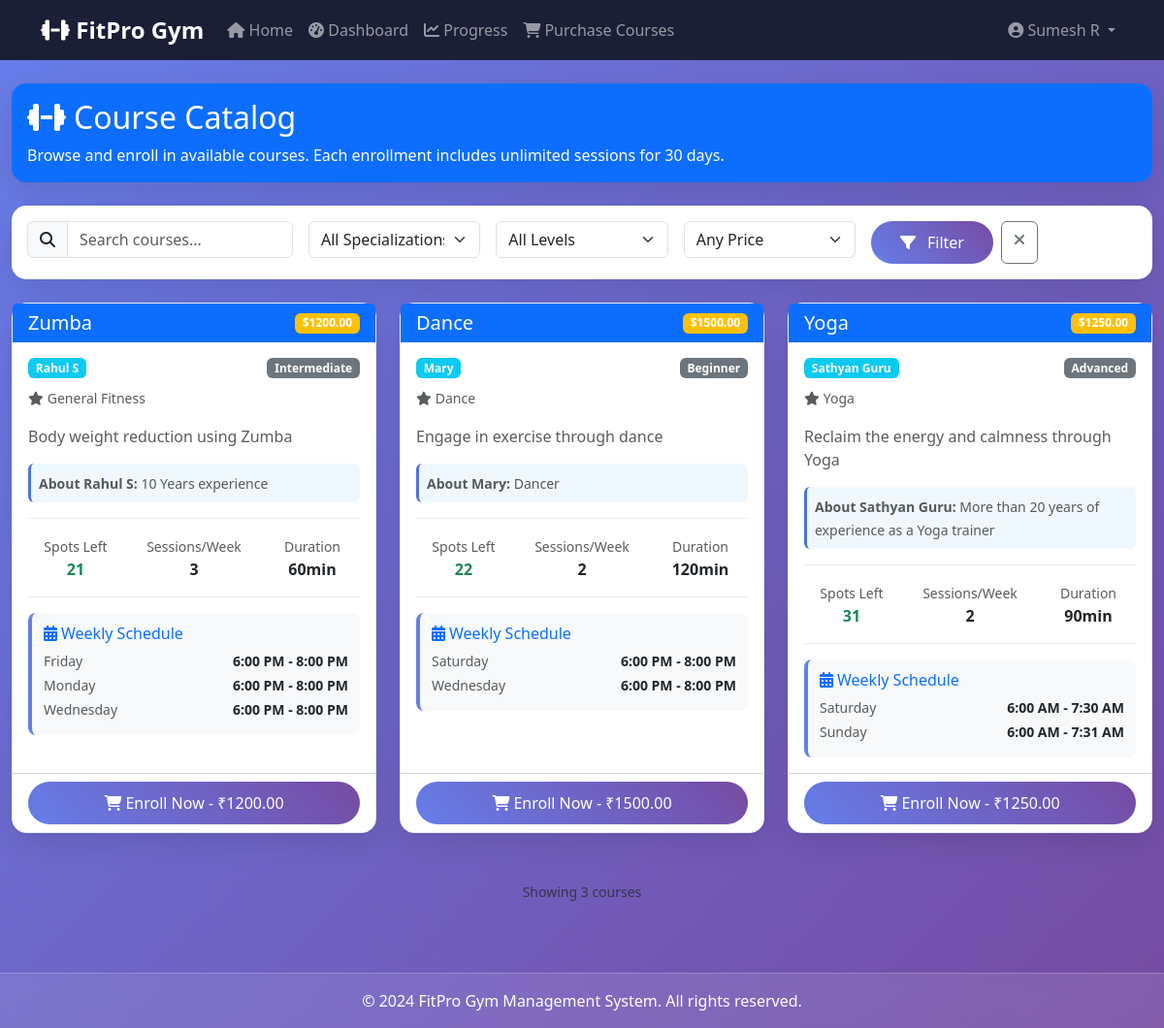
The page /courses/ (signed in) on the database its author committed.
### gym_app/models.py (models this page shows, shortened)
class Course(models.Model):
    DIFFICULTY_CHOICES = [
        ('Beginner', 'Beginner'),
        ('Intermediate', 'Intermediate'),
        ('Advanced', 'Advanced'),
        ('All Levels', 'All Levels'),
    ]
    name = models.CharField(max_length=100)
    description = models.TextField()
    price = models.DecimalField(max_digits=8, decimal_places=2)
    capacity = models.IntegerField(default=20)
    current_enrollment = models.IntegerField(default=0)
    duration_minutes = models.IntegerField(default=60)
    trainer = models.ForeignKey(Trainer, on_delete=models.CASCADE, related_name='courses')
    difficulty_level = models.CharField(max_length=20, choices=DIFFICULTY_CHOICES, default='All Levels')
    is_active = models.BooleanField(default=True)
    created_date = models.DateTimeField(auto_now_add=True)
    def is_available(self):
        return self.current_enrollment < self.capacity and self.is_active

class Trainer(models.Model):
    SPECIALIZATION_CHOICES = [
        ('Yoga', 'Yoga'),
        ('Strength Training', 'Strength Training'),
        ('Cardio', 'Cardio'),
        ('Pilates', 'Pilates'),
        ('CrossFit', 'CrossFit'),
        ('Martial Arts', 'Martial Arts'),
        ('Dance', 'Dance'),
        ('General Fitness', 'General Fitness'),
    ]
    name = models.CharField(max_length=100)
    description = models.TextField(blank=True, null=True)
    specialization = models.CharField(max_length=50, choices=SPECIALIZATION_CHOICES)
    is_active = models.BooleanField(default=True)

class CourseSession(models.Model):
    DAY_CHOICES = [
        ('Monday', 'Monday'),
        ('Tuesday', 'Tuesday'),
        ('Wednesday', 'Wednesday'),
        ('Thursday', 'Thursday'),
        ('Friday', 'Friday'),
        ('Saturday', 'Saturday'),
        ('Sunday', 'Sunday'),
    ]
    course = models.ForeignKey(Course, on_delete=models.CASCADE, related_name='sessions')
    day_of_week = models.CharField(max_length=10, choices=DAY_CHOICES)
    start_time = models.TimeField()
    end_time = models.TimeField()
    is_active = models.BooleanField(default=True)
    class Meta:
        ordering = ['day_of_week', 'start_time']

### gym_app/views.py (the view, shortened to what this page needs)
# urls.py: path('courses/', views.course_catalog, name='course_catalog'),
@login_required
def course_catalog(request):
    courses = Course.objects.filter(is_active=True)
    search_query = request.GET.get('search', '')
    level_filter = request.GET.get('level', '')
    price_filter = request.GET.get('price', '')
    trainer_filter = request.GET.get('trainer', '')
    specialization_filter = request.GET.get('specialization', '')
    if search_query:
        courses = courses.filter(
            Q(name__icontains=search_query) |
            Q(description__icontains=search_query) |
            Q(trainer__name__icontains=search_query)
        )
    if level_filter:
        courses = courses.filter(difficulty_level=level_filter)
    if trainer_filter:
        courses = courses.filter(trainer_id=trainer_filter)
    if specialization_filter:
        courses = courses.filter(trainer__specialization=specialization_filter)
    trainers = Trainer.objects.filter(is_active=True)
    specializations = Trainer.SPECIALIZATION_CHOICES
    try:
        member = Member.objects.get(user=request.user)
        has_active_membership = member.has_active_membership()
    except Member.DoesNotExist:
        has_active_membership = False
        member = None
    enrolled_course_ids = []
    if member:
        enrolled_course_ids = CourseEnrollment.objects.filter(
            member=member,
            is_active=True,
            end_date__gte=timezone.now().date()
        ).values_list('course_id', flat=True)
    context = {
        'courses': courses,
        'trainers': trainers,
        'specializations': specializations,
        'has_active_membership': has_active_membership,
        'enrolled_course_ids': list(enrolled_course_ids),
        'search_query': search_query,
        'selected_level': level_filter,
        'selected_price': price_filter,
        'selected_trainer': trainer_filter,
        'selected_specialization': specialization_filter,
    }
    return render(request, 'course_catalog.html', context)

### gym_app/templates/course_catalog.html (shortened to what this page needs)
{% extends 'base.html' %}
{% block content %}
<div class="container-fluid py-4">
    <div class="row mb-4">
        <div class="col-12">
            <div class="card bg-primary text-white">
                <div class="card-body">
                    <div class="row align-items-center">
                        <div class="col-md-8">
                            <h1 class="h2 mb-2">
                                <i class="fas fa-dumbbell me-2"></i>Course Catalog
                            </h1>
                            <p class="mb-0">Browse and enroll in available courses. Each enrollment includes unlimited sessions for 30 days.</p>
                        </div>
                    </div>
                </div>
            </div>
        </div>
    </div>
    <div class="row mb-4">
        <div class="col-12">
            <div class="card">
                <div class="card-body">
                    <form method="GET" action="{% url 'course_catalog' %}">
                        <div class="row g-3">
                            <div class="col-md-3">
                                <div class="input-group">
                                    <span class="input-group-text">
                                        <i class="fas fa-search"></i>
                                    </span>
                                    <input type="text"
                                           class="form-control"
                                           name="search"
                                           placeholder="Search courses..."
                                           value="{{ search_query }}">
                                </div>
                            </div>
                            <div class="col-md-2">
                                <select class="form-select" name="specialization">
                                    <option value="">All Specializations</option>
                                </select>
                            </div>
                            <div class="col-md-2">
                                <select class="form-select" name="level">
                                    <option value="">All Levels</option>
                                </select>
                            </div>
                            <div class="col-md-2">
                                <select class="form-select" name="price">
                                    <option value="">Any Price</option>
                                </select>
                            </div>
                            <div class="col-md-1">
                                <div class="d-flex gap-2">
                                    <button type="submit" class="btn btn-primary d-flex gap-2 align-items-center">
                                        <i class="fas fa-filter me-1"></i>Filter
                                    </button>
                                    <a href="{% url 'course_catalog' %}" class="btn btn-outline-secondary">
                                        <i class="fas fa-times"></i>
                                    </a>
                                </div>
                            </div>
                        </div>
                    </form>
                </div>
            </div>
        </div>
    </div>
    <div class="row">
        {% if courses %}
            {% for course in courses %}
            <div class="col-xl-4 col-lg-6 mb-4">
                <div class="card h-100 course-card">
                    <div class="card-header bg-{% if course.id in enrolled_course_ids %}success{% else %}primary{% endif %} text-white">
                        <div class="d-flex justify-content-between align-items-center">
                            <h5 class="mb-0">{{ course.name }}</h5>
                            <span class="badge bg-{% if course.id in enrolled_course_ids %}light text-dark{% else %}warning{% endif %}">
                                {% if course.id in enrolled_course_ids %}
                                    <i class="fas fa-check me-1"></i>Enrolled
                                {% else %}
                                    ${{ course.price }}
                                {% endif %}
                            </span>
                        </div>
                    </div>
                    <div class="card-body">
                        <div class="mb-3">
                            <div class="d-flex justify-content-between align-items-center mb-2">
                                <span class="badge bg-info">{{ course.trainer.name }}</span>
                                <span class="badge bg-secondary">{{ course.difficulty_level }}</span>
                            </div>
                            <small class="text-muted">
                                <i class="fas fa-star me-1"></i>{{ course.trainer.specialization }}
                            </small>
                        </div>
                        <p class="card-text text-muted mb-3">{{ course.description|truncatewords:30 }}</p>
                        {% if course.trainer.description %}
                        <div class="trainer-info mb-3">
                            <small class="text-muted">
                                <strong>About {{ course.trainer.name }}:</strong>
                                {{ course.trainer.description|truncatewords:20 }}
                            </small>
                        </div>
                        {% endif %}
                        <div class="course-details mb-3">
                            <div class="row text-center">
                                <div class="col-4">
                                    <small class="text-muted">Spots Left</small>
                                    <div class="fw-bold {% if course.capacity|add:"0" == course.current_enrollment|add:"0" %}text-danger{% elif course.capacity|add:"-5" <= course.current_enrollment|add:"0" %}text-warning{% else %}text-success{% endif %}">
                                        {{ course.capacity|add:"0"|add:course.current_enrollment|add:"0"|stringformat:"-s"|cut:"-" }}
                                    </div>
                                </div>
                                <div class="col-4">
                                    <small class="text-muted">Sessions/Week</small>
                                    <div class="fw-bold">{{ course.sessions.count }}</div>
                                </div>
                                <div class="col-4">
                                    <small class="text-muted">Duration</small>
                                    <div class="fw-bold">{{ course.duration_minutes }}min</div>
                                </div>
                            </div>
                        </div>
                        {% if course.sessions.all %}
                        <div class="schedule-section">
                            <h6 class="text-primary mb-2">
                                <i class="fas fa-calendar-alt me-1"></i>Weekly Schedule
                            </h6>
                            {% for session in course.sessions.all %}
                            <div class="d-flex justify-content-between align-items-center mb-1">
                                <small class="text-muted">{{ session.day_of_week }}</small>
                                <small class="fw-bold">{{ session.start_time|time:"g:i A" }} - {{ session.end_time|time:"g:i A" }}</small>
                            </div>
                            {% endfor %}
                        </div>
                        {% else %}
                        <div class="alert alert-warning text-center py-2">
                            <small><i class="fas fa-info-circle me-1"></i>No sessions scheduled</small>
                        </div>
                        {% endif %}
                    </div>
                    <div class="card-footer bg-transparent">
                        {% if course.id in enrolled_course_ids %}
                        <button class="btn btn-success w-100" disabled>
                            <i class="fas fa-check me-1"></i>Already Enrolled
                        </button>
                        {% elif not has_active_membership %}
                        <button class="btn btn-secondary w-100" disabled>
                            <i class="fas fa-lock me-1"></i>Membership Required
                        </button>
                        {% elif not course.is_available %}
                        <button class="btn btn-danger w-100" disabled>
                            <i class="fas fa-times me-1"></i>Course Full
                        </button>
                        {% else %}
                        <a href="{% url 'purchase_course' course.id %}" class="btn btn-primary w-100">
                            <i class="fas fa-shopping-cart me-1"></i>Enroll Now - ₹{{ course.price }}
                        </a>
                        {% endif %}
                    </div>
                </div>
            </div>
            {% endfor %}
        {% endif %}
    </div>
    {% if courses %}
    <div class="row mt-4">
        <div class="col-12">
            <div class="text-center text-muted">
                <small>Showing {{ courses.count }} course{{ courses.count|pluralize }}</small>
            </div>
        </div>
    </div>
    {% endif %}
</div>
{% endblock %}

### gym_app/templates/base.html (shortened to what this page needs)
<!DOCTYPE html>
<html lang="en">
<head>
    <link href="https://cdn.jsdelivr.net/npm/bootstrap@5.3.0/dist/css/bootstrap.min.css" rel="stylesheet">
    <link rel="stylesheet" href="https://cdnjs.cloudflare.com/ajax/libs/font-awesome/6.4.0/css/all.min.css">
</head>
<body>
    <nav class="navbar navbar-expand-lg navbar-dark" style="background-color: #1a1f36;">
        <div class="container">
            <a class="navbar-brand" href="{% url 'index' %}">
                <i class="fas fa-dumbbell"></i> FitPro Gym
            </a>
            <div class="collapse navbar-collapse" id="navbarNav">
                <ul class="navbar-nav me-auto">
                    <li class="nav-item">
                        <a class="nav-link" href="{% url 'index' %}">
                            <i class="fas fa-home"></i> Home
                        </a>
                    </li>
                    {% if user.is_authenticated %}
                    <li class="nav-item">
                        <a class="nav-link" href="{% url 'dashboard' %}">
                            <i class="fas fa-tachometer-alt"></i> Dashboard
                        </a>
                    </li>
                    {% if not user.is_staff %}
                    <li class="nav-item">
                        <a class="nav-link" href="{% url 'progress_tracking' %}">
                            <i class="fas fa-chart-line"></i> Progress
                        </a>
                    </li>
                    <li class="nav-item">
                        <a class="nav-link" href="{% url 'course_catalog' %}">
                            <i class="fas fa-shopping-cart me-1"></i>Purchase Courses
                        </a>
                    </li>
                    {% endif %}
                    {% endif %}
                </ul>
                <ul class="navbar-nav">
                    {% if user.is_authenticated %}
                    <li class="nav-item dropdown">
                        <a class="nav-link dropdown-toggle" href="#" id="navbarDropdown" role="button" data-bs-toggle="dropdown">
                            <i class="fas fa-user-circle"></i> {{ user.get_full_name }}
                        </a>
                    </li>
                    {% endif %}
                </ul>
            </div>
        </div>
    </nav>
    <main>
        <div class="toast-container position-fixed top-0 end-0 p-3" style="z-index: 9999;">
        </div>
        {% block content %}
        {% endblock %}
    </main>
    <footer class="footer mt-5 py-3 text-white">
        <div class="container text-center">
            <p class="mb-0">&copy; 2024 FitPro Gym Management System. All rights reserved.</p>
        </div>
    </footer>
</body>
</html>

### rows shown on the page
Course: name "Zumba", price "1200.00", trainer.name "Rahul S", difficulty_level "Intermediate", trainer.specialization "General Fitness", description "Body weight reduction using Zumba", trainer.description "10 Years experience", capacity|add "21", sessions.count "3", duration_minutes "60"
CourseSession: day_of_week "Friday", start_time "6:00 PM", end_time "8:00 PM"
CourseSession: day_of_week "Monday", start_time "6:00 PM", end_time "8:00 PM"
CourseSession: day_of_week "Wednesday", start_time "6:00 PM", end_time "8:00 PM"
Course: name "Dance", price "1500.00", trainer.name "Mary", difficulty_level "Beginner", trainer.specialization "Dance", description "Engage in exercise through dance", trainer.description "Dancer", capacity|add "22", sessions.count "2", duration_minutes "120"
CourseSession: day_of_week "Saturday", start_time "6:00 PM", end_time "8:00 PM"
CourseSession: day_of_week "Wednesday", start_time "6:00 PM", end_time "8:00 PM"
Course: name "Yoga", price "1250.00", trainer.name "Sathyan Guru", difficulty_level "Advanced", trainer.specialization "Yoga", description "Reclaim the energy and calmness through Yoga", trainer.description "More than 20 years of experience as a Yoga trainer", capacity|add "31", sessions.count "2", duration_minutes "90"
CourseSession: day_of_week "Saturday", start_time "6:00 AM", end_time "7:30 AM"
CourseSession: day_of_week "Sunday", start_time "6:00 AM", end_time "7:31 AM"

### other values the page prints
{{ user.get_full_name }} "Sumesh R"
{{ courses.count }} "3"
